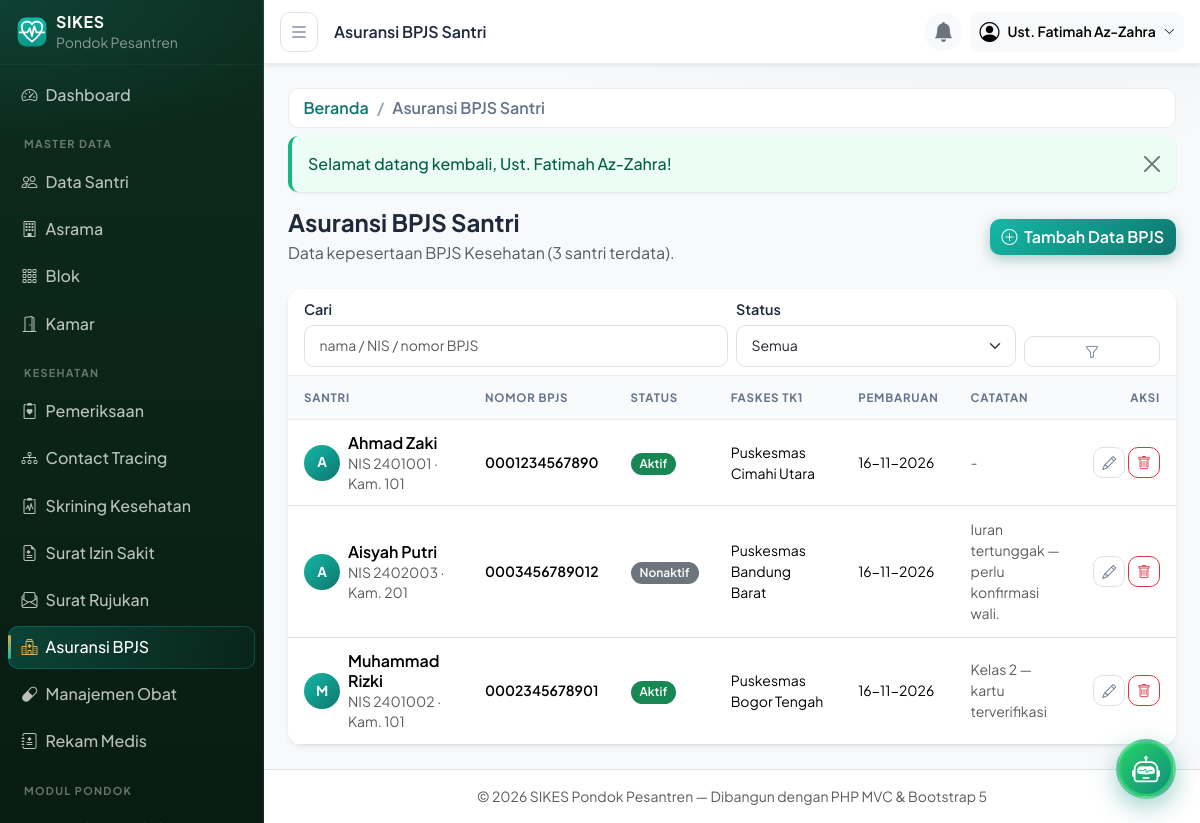
Page /bpjs (signed in) on the committed database.
### tables this page shows
CREATE TABLE bpjs_santri (
  id                 INT UNSIGNED AUTO_INCREMENT PRIMARY KEY,
  santri_id          INT UNSIGNED NOT NULL,
  nomor_bpjs         VARCHAR(20) NOT NULL,
  status             ENUM('aktif','nonaktif') NOT NULL DEFAULT 'aktif',
  faskes_tk1         VARCHAR(150) NOT NULL,
  catatan            VARCHAR(255) DEFAULT NULL,
  tanggal_pembaruan  DATE NOT NULL,
  petugas_id         INT UNSIGNED DEFAULT NULL,
  created_at         TIMESTAMP NOT NULL DEFAULT CURRENT_TIMESTAMP,
  updated_at         TIMESTAMP NOT NULL DEFAULT CURRENT_TIMESTAMP ON UPDATE CURRENT_TIMESTAMP,
  UNIQUE KEY uq_bpjs_santri (santri_id),
  UNIQUE KEY uq_bpjs_nomor (nomor_bpjs),
  CONSTRAINT fk_bpjs_santri FOREIGN KEY (santri_id) REFERENCES santri (id)
    ON DELETE CASCADE ON UPDATE CASCADE,
  CONSTRAINT fk_bpjs_petugas FOREIGN KEY (petugas_id) REFERENCES users (id)
    ON DELETE SET NULL ON UPDATE CASCADE
);

CREATE TABLE santri (
  id            INT UNSIGNED AUTO_INCREMENT PRIMARY KEY,
  nis           VARCHAR(20) NOT NULL UNIQUE,
  nisn          VARCHAR(15) DEFAULT NULL UNIQUE,
  nama          VARCHAR(100) NOT NULL,
  jenis_kelamin ENUM('L','P') NOT NULL,
  tempat_lahir  VARCHAR(100) DEFAULT NULL,
  tanggal_lahir DATE DEFAULT NULL,
  alamat        VARCHAR(255) DEFAULT NULL,
  no_telepon    VARCHAR(20) DEFAULT NULL,
  wali_id       INT UNSIGNED DEFAULT NULL,
  kamar_id      INT UNSIGNED DEFAULT NULL COMMENT 'NULL = belum ditempatkan',
  status        ENUM('aktif','nonaktif') NOT NULL DEFAULT 'aktif',
  created_at    TIMESTAMP NOT NULL DEFAULT CURRENT_TIMESTAMP,
  updated_at    TIMESTAMP NOT NULL DEFAULT CURRENT_TIMESTAMP ON UPDATE CURRENT_TIMESTAMP,
  INDEX idx_santri_nama (nama),
  INDEX idx_santri_status (status),
  CONSTRAINT fk_santri_wali FOREIGN KEY (wali_id) REFERENCES wali_santri (id)
    ON DELETE SET NULL ON UPDATE CASCADE,
  CONSTRAINT fk_santri_kamar FOREIGN KEY (kamar_id) REFERENCES kamar (id)
    ON DELETE SET NULL ON UPDATE CASCADE
);

CREATE TABLE kamar (
  id         INT UNSIGNED AUTO_INCREMENT PRIMARY KEY,
  blok_id    INT UNSIGNED NOT NULL,
  nama       VARCHAR(50)  NOT NULL,
  kapasitas  INT UNSIGNED NOT NULL DEFAULT 8,
  created_at TIMESTAMP NOT NULL DEFAULT CURRENT_TIMESTAMP,
  updated_at TIMESTAMP NOT NULL DEFAULT CURRENT_TIMESTAMP ON UPDATE CURRENT_TIMESTAMP,
  UNIQUE KEY uq_kamar (blok_id, nama),
  CONSTRAINT fk_kamar_blok FOREIGN KEY (blok_id) REFERENCES blok (id)
    ON DELETE RESTRICT ON UPDATE CASCADE
);

### app/core/helpers.php (called while the page is built, shortened)
<?php
function e(?string $value): string
{
    return htmlspecialchars($value ?? '', ENT_QUOTES, 'UTF-8');
}
function base_url(string $path = ''): string
{
    return APP_URL . '/' . ltrim($path, '/');
}
function app_base_path(): string
{
    $dir = rtrim(str_replace('\\', '/', dirname($_SERVER['SCRIPT_NAME'] ?? '/')), '/');
    return $dir;
}
function current_path(): string
{
    $uri  = parse_url($_SERVER['REQUEST_URI'] ?? '/', PHP_URL_PATH) ?: '/';
    $base = app_base_path();
    $uri = '/' . trim($uri, '/');
    return $uri === '//' ? '/' : $uri;
}

### app/core/Controller.php (called while the page is built, shortened)
<?php
abstract class Controller
{
    protected function view(string $view, array $vars = [], ?string $layout = 'layouts/main'): void
    {
        extract($vars, EXTR_SKIP);
        require ROOT_PATH . '/app/views/' . str_replace('..', '', $layout) . '.php';
    }
}

### app/controllers/BpjsController.php (called while the page is built, shortened)
<?php
class BpjsController extends Controller
{
    private Bpjs $bpjs;
    public function __construct()
    {
        $this->bpjs     = new Bpjs();
    }
    public function index(): void
    {
        $filters = [
            'q'      => trim($_GET['q'] ?? ''),
            'status' => isset(Bpjs::STATUS_LABEL[$_GET['status'] ?? '']) ? $_GET['status'] : '',
        ];
        $page = max(1, (int) ($_GET['page'] ?? 1));
        $this->view('bpjs/index', [
            'title'   => 'Asuransi BPJS Santri',
            'user'    => Auth::user(),
            'data'    => $this->bpjs->paginate($page, 10, $filters),
            'filters' => $filters,
        ]);
    }
}

### app/core/App.php (called while the page is built, shortened)
<?php
class App
{
    public function run(): void
    {
        $router = new Router();
        $router->dispatch();
    }
}

### public/index.php (called while the page is built, shortened)
<?php
require ROOT_PATH . '/app/core/helpers.php';
require ROOT_PATH . '/app/core/App.php';
(new App\Core\App())->run();

### app/core/Session.php (called while the page is built, shortened)
<?php
class Session
{
    public static function user(): ?array
    {
        $user = $_SESSION['user'] ?? null;
        return $user;
    }
}

### app/core/Auth.php (called while the page is built, shortened)
<?php
final class Auth
{
    public static function user(): ?array
    {
        return Session::user();
    }
    public static function hasPermission(string $permission): bool
    {
        $user = Session::user();
        return in_array($permission, $user['permissions'] ?? [], true);
    }
}

### app/core/Database.php (called while the page is built, shortened)
<?php
class Database
{
    private static ?Database $instance = null;
    private PDO $pdo;
    private function __construct()
    {
        $dsn = sprintf('mysql:host=%s;port=%s;dbname=%s;charset=%s', DB_HOST, DB_PORT, DB_NAME, DB_CHARSET);
        try {
            $this->pdo = new PDO($dsn, DB_USER, DB_PASS, [
                PDO::ATTR_ERRMODE            => PDO::ERRMODE_EXCEPTION,
                PDO::ATTR_DEFAULT_FETCH_MODE => PDO::FETCH_ASSOC,
                PDO::ATTR_EMULATE_PREPARES   => false,
            ]);
        } catch (PDOException $e) {
            if (APP_ENV === 'development') {
                exit('Koneksi database gagal: ' . $e->getMessage()
                    . ' — periksa app/config/config.php dan pastikan database sudah diimpor.');
            }
            exit('Terjadi kesalahan pada server. Silakan coba lagi nanti.');
        }
    }
    public static function getInstance(): Database
    {
        return self::$instance ??= new self();
    }
    public function query(string $sql, array $params = []): PDOStatement
    {
        $stmt = $this->pdo->prepare($sql);
        $stmt->execute($params);
        return $stmt;
    }
    public function fetchAll(string $sql, array $params = []): array
    {
        return $this->query($sql, $params)->fetchAll();
    }
}

### app/models/Bpjs.php (called while the page is built, shortened)
<?php
class Bpjs extends Model
{
    public function paginate(int $page, int $perPage, array $f = []): array
    {
        $offset = max(0, ($page - 1) * $perPage);
        $where  = [];
        $params = [];
        $whereSql = $where ? ' WHERE ' . implode(' AND ', $where) : '';
        $join     = ' FROM bpjs_santri bp JOIN santri s ON s.id = bp.santri_id';
        $total = (int) ($this->db->fetch("SELECT COUNT(*) AS total{$join}{$whereSql}", $params)['total'] ?? 0);
        $rows = $this->db->fetchAll(
            self::BASE . "{$whereSql} ORDER BY s.nama ASC LIMIT {$perPage} OFFSET {$offset}",
            $params
        );
        return ['rows' => $rows, 'total' => $total, 'page' => $page, 'pages' => max(1, (int) ceil($total / $perPage))];
    }
}

### app/core/Model.php (called while the page is built, shortened)
<?php
abstract class Model
{
    public function __construct()
    {
        $this->db = Database::getInstance();
    }
}

### app/views/bpjs/index.php (the view, shortened to what this page needs)
<?php
 $canManage = Auth::hasPermission('bpjs.manage');
?>
<div class="d-flex flex-wrap align-items-center justify-content-between mb-4 gap-2">
    <div>
        <h1 class="h4 fw-bold mb-1">Asuransi BPJS Santri</h1>
        <p class="text-muted mb-0">Data kepesertaan BPJS Kesehatan (<?= (int) $data['total'] ?> santri terdata).</p>
    </div>
    <?php if ($canManage): ?>
    <a href="<?= base_url('/bpjs/create') ?>" class="btn btn-brand">
        <i class="bi bi-plus-circle me-1"></i> Tambah Data BPJS
    </a>
    <?php endif; ?>
</div>
<?php require ROOT_PATH . '/app/views/partials/flash.php'; ?>
<div class="card border-0 shadow-sm">
    <div class="card-header bg-white">
        <form class="row g-2 align-items-end" method="GET" action="<?= base_url('/bpjs') ?>">
            <div class="col-md-6">
                <label class="form-label small mb-1">Cari</label>
                <input type="text" name="q" class="form-control form-control-sm"
                       placeholder="nama / NIS / nomor BPJS" value="<?= e($filters['q']) ?>">
            </div>
            <div class="col-6 col-md-4">
                <label class="form-label small mb-1">Status</label>
                <select name="status" class="form-select form-select-sm">
                    <option value="">Semua</option>
                </select>
            </div>
            <div class="col-6 col-md-2 d-grid">
                <button class="btn btn-sm btn-outline-secondary"><i class="bi bi-funnel"></i></button>
            </div>
        </form>
    </div>
    <div class="table-responsive">
        <table class="table table-hover align-middle mb-0">
            <thead><tr>
                <th>Santri</th><th>Nomor BPJS</th><th>Status</th><th>Faskes TK1</th>
                <th>Pembaruan</th><th>Catatan</th><th class="text-end">Aksi</th>
            </tr></thead>
            <tbody>
            <?php foreach ($data['rows'] as $row): ?>
                <tr>
                    <td>
                        <div class="d-flex align-items-center gap-2">
                            <div class="avatar-sm"><?= e(strtoupper(mb_substr($row['santri_nama'], 0, 1))) ?></div>
                            <div class="lh-sm">
                                <div class="fw-semibold"><?= e($row['santri_nama']) ?></div>
                                <small class="text-muted">NIS <?= e($row['nis']) ?><?= $row['kamar_nama'] ? ' · Kam. ' . e($row['kamar_nama']) : '' ?></small>
                            </div>
                        </div>
                    </td>
                    <td class="small fw-semibold text-nowrap"><?= e($row['nomor_bpjs']) ?></td>
                    <td>
                        <span class="badge bg-<?= Bpjs::STATUS_COLOR[$row['status']] ?> text-white">
                            <?= Bpjs::STATUS_LABEL[$row['status']] ?>
                        </span>
                    </td>
                    <td class="small"><?= e($row['faskes_tk1']) ?></td>
                    <td class="small text-nowrap"><?= e(date('d-m-Y', strtotime($row['tanggal_pembaruan']))) ?></td>
                    <td class="small text-muted" style="max-width:180px"><?= e($row['catatan'] ?? '-') ?></td>
                    <td class="text-end text-nowrap">
                        <?php if ($canManage): ?>
                        <a class="btn btn-sm btn-outline-secondary" href="<?= base_url('/bpjs/' . $row['id'] . '/edit') ?>" title="Edit">
                            <i class="bi bi-pencil"></i>
                        </a>
                        <form class="d-inline form-delete" method="POST" action="<?= base_url('/bpjs/' . $row['id'] . '/delete') ?>"
                              data-name="data BPJS <?= e($row['santri_nama']) ?>">
                            <button class="btn btn-sm btn-outline-danger" title="Hapus"><i class="bi bi-trash"></i></button>
                        </form>
                        <?php else: ?>
                            <span class="text-muted small">-</span>
                        <?php endif; ?>
                    </td>
                </tr>
            <?php endforeach; ?>
            </tbody>
        </table>
    </div>
</div>

### app/core/Router.php (shortened to what this page needs)
<?php
class Router
{
    private array $routes = [];
    private function add(string $method, string $path, string $handler, ?string $permission): void
    {
        $this->routes[] = compact('method', 'path', 'handler', 'permission');
    }
    public function dispatch(): void
    {
        $httpMethod = strtoupper($_SERVER['REQUEST_METHOD']);
        $uri        = current_path();
        foreach ($this->routes as $route) {
            if ($route['method'] !== $httpMethod) {
                continue;
            }
            if (preg_match($this->toRegex($route['path']), $uri, $matches)) {
                $params = array_values(array_filter($matches, 'is_string', ARRAY_FILTER_USE_KEY));
                $this->invoke($route['handler'], $params);
                return;
            }
        }
    }
    private function toRegex(string $path): string
    {
        $regex = preg_replace('#\{([a-zA-Z_][a-zA-Z0-9_]*)\}#', '(?<$1>[a-zA-Z0-9_-]+)', $path);
        return '#^' . $regex . '$#';
    }
    private function invoke(string $handler, array $params): void
    {
        [$controllerName, $action] = explode('@', $handler);
        (new $class())->{$action}(...$params);
    }
}

### public/css/style.css (style rules this page uses)
:root { --brand: #0f766e; --brand-dark: #115e59; --brand-light: #14b8a6; --brand-soft: rgba(15, 118, 110, .08); --accent: #e2b04a; --accent-soft: rgba(226, 176, 74, .15); --sidebar-width: 264px; --sidebar-bg-1: #0d2b1e; --sidebar-bg-2: #081c12; --surface: #ffffff; --page-bg: #f4f6f8; --text-main: #1e293b; --text-muted: #64748b; --line: #e9edf1; --shadow-sm: 0 1px 2px rgba(15, 23, 42, .05), 0 1px 3px rgba(15, 23, 42, .06); --shadow-md: 0 4px 10px -2px rgba(15, 23, 42, .06), 0 12px 24px -6px rgba(15, 23, 42, .09); --shadow-lg: 0 18px 40px -12px rgba(15, 23, 42, .18); --radius: 14px; --radius-sm: 10px; --font: 'Plus Jakarta Sans', 'Segoe UI', system-ui, -apple-system, sans-serif; }
body { font-family: var(--font); background-color: var(--page-bg); background-image: radial-gradient(1100px 380px at 85% -10%, rgba(15, 118, 110, .07), transparent 60%); color: var(--text-main); -webkit-font-smoothing: antialiased; }
* { scrollbar-width: thin; scrollbar-color: rgba(148, 163, 184, .45) transparent; }
.btn { border-radius: var(--radius-sm); font-weight: 600; }
.btn-brand { background: linear-gradient(135deg, var(--brand-light), var(--brand)); border: 0; color: #fff; box-shadow: 0 4px 14px rgba(15, 118, 110, .35); transition: transform .15s ease, box-shadow .15s ease, filter .15s ease; }
.btn-outline-secondary { --bs-btn-color: var(--text-muted); --bs-btn-border-color: #dbe2e9; --bs-btn-hover-bg: #f1f5f9; --bs-btn-hover-border-color: #dbe2e9; --bs-btn-hover-color: var(--text-main); }
.badge { border-radius: 999px; padding: .45em .75em; font-weight: 600; }
.card { border: 1px solid var(--line); border-radius: var(--radius); box-shadow: var(--shadow-sm); }
.card-header { background: var(--surface); border-bottom: 1px solid var(--line); font-weight: 700; border-radius: var(--radius) var(--radius) 0 0 !important; }
.form-control, .form-select { border-radius: var(--radius-sm); border-color: #dde3ea; padding: .6rem .9rem; transition: border-color .15s ease, box-shadow .15s ease; }
.form-label { font-weight: 600; font-size: .9rem; color: var(--text-main); }
.table { --bs-table-hover-bg: var(--brand-soft); }
.table thead th { background: #f8fafc; font-size: .72rem; font-weight: 700; letter-spacing: .07em; text-transform: uppercase; color: var(--text-muted); border-bottom: 1px solid var(--line); }
.table > :not(caption) > * > * { padding: .8rem 1rem; }
.avatar-sm { width: 36px; height: 36px; border-radius: 50%; background: linear-gradient(135deg, var(--brand-light), var(--brand)); color: #fff; display: inline-flex; align-items: center; justify-content: center; font-weight: 700; font-size: .85rem; flex-shrink: 0; }
.table thead th { position: sticky; top: 0; z-index: 1; }
.card { overflow: hidden; }
.table td .badge { white-space: nowrap; }

### rows in the picture
bpjs_santri: santri.nama "A", santri.nama "Ahmad Zaki", santri.nis "2401001", kamar.nama "101", nomor_bpjs "0001234567890", status "Aktif", faskes_tk1 "Puskesmas Cimahi Utara", tanggal_pembaruan "16-11-2026", catatan "-"
bpjs_santri: santri.nama "A", santri.nama "Aisyah Putri", santri.nis "2402003", kamar.nama "201", nomor_bpjs "0003456789012", status "Nonaktif", faskes_tk1 "Puskesmas Bandung Barat", tanggal_pembaruan "16-11-2026", catatan "Iuran tertunggak — perlu konfirmasi wali."
bpjs_santri: santri.nama "M", santri.nama "Muhammad Rizki", santri.nis "2401002", kamar.nama "101", nomor_bpjs "0002345678901", status "Aktif", faskes_tk1 "Puskesmas Bogor Tengah", tanggal_pembaruan "16-11-2026", catatan "Kelas 2 — kartu terverifikasi"

### other values in the picture
$bcItem['label'] "Beranda"
$bcItem['label'] "Asuransi BPJS Santri"
$message "Selamat datang kembali, Ust. Fatimah Az-Zahra!"
